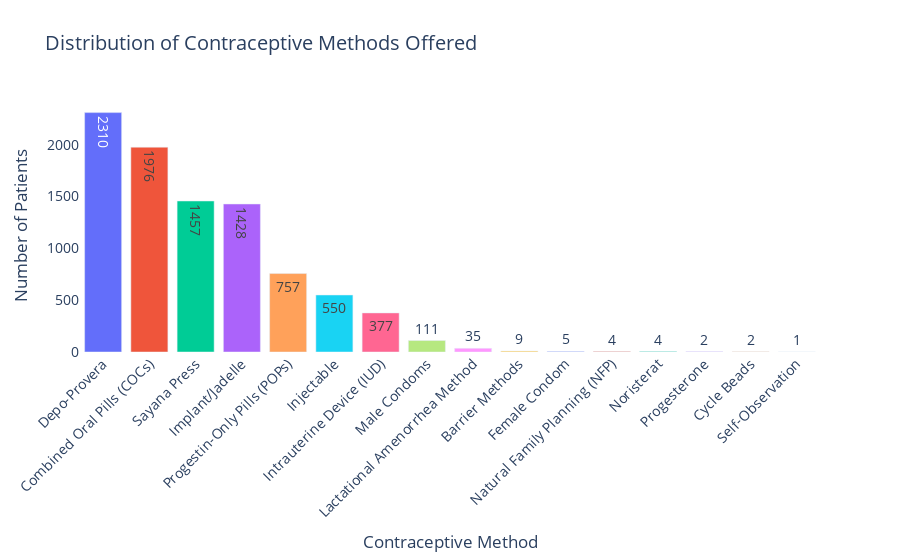

Notebook source saved alongside this figure:
### Markdown cell above
## Distribution of Contraceptive Methods Offered

### Code cell
# Get value counts of 'method_offered'
method_counts = df_filtered['method_offered'].value_counts().reset_index()
method_counts.columns = ['Method Offered', 'Count']


fig = px.bar(method_counts,
             x='Method Offered',
             y='Count',
             title='Distribution of Contraceptive Methods Offered',
             labels={'Method Offered': 'Contraceptive Method', 'Count': 'Number of Patients'},
             color='Method Offered', 
             text='Count')


fig.update_layout(
    xaxis_tickangle=-45,   
    showlegend=False,      
    plot_bgcolor='white',
    font=dict(size=14)
)

# Display the plot
fig.show()

### Figure 1 — Plotly figure (JSON) as saved in the notebook; plotly's stock layout.template omitted (floating-point values rounded to 4 significant figures)
{"data": [{"alignmentgroup": "True", "hovertemplate": "Contraceptive Method=%{x}<br>Number of Patients=%{text}<extra></extra>", "legendgroup": "Depo-Provera", "marker": {"color": "#636efa", "pattern": {"shape": ""}}, "name": "Depo-Provera", "offsetgroup": "Depo-Provera", "orientation": "v", "showlegend": true, "text": [2310], "textposition": "auto", "type": "bar", "x": ["Depo-Provera"], "xaxis": "x", "y": [2310], "yaxis": "y"}, {"alignmentgroup": "True", "hovertemplate": "Contraceptive Method=%{x}<br>Number of Patients=%{text}<extra></extra>", "legendgroup": "Combined Oral Pills (COCs)", "marker": {"color": "#EF553B", "pattern": {"shape": ""}}, "name": "Combined Oral Pills (COCs)", "offsetgroup": "Combined Oral Pills (COCs)", "orientation": "v", "showlegend": true, "text": [1976], "textposition": "auto", "type": "bar", "x": ["Combined Oral Pills (COCs)"], "xaxis": "x", "y": [1976], "yaxis": "y"}, {"alignmentgroup": "True", "hovertemplate": "Contraceptive Method=%{x}<br>Number of Patients=%{text}<extra></extra>", "legendgroup": "Sayana Press", "marker": {"color": "#00cc96", "pattern": {"shape": ""}}, "name": "Sayana Press", "offsetgroup": "Sayana Press", "orientation": "v", "showlegend": true, "text": [1457], "textposition": "auto", "type": "bar", "x": ["Sayana Press"], "xaxis": "x", "y": [1457], "yaxis": "y"}, {"alignmentgroup": "True", "hovertemplate": "Contraceptive Method=%{x}<br>Number of Patients=%{text}<extra></extra>", "legendgroup": "Implant/Jadelle", "marker": {"color": "#ab63fa", "pattern": {"shape": ""}}, "name": "Implant/Jadelle", "offsetgroup": "Implant/Jadelle", "orientation": "v", "showlegend": true, "text": [1428], "textposition": "auto", "type": "bar", "x": ["Implant/Jadelle"], "xaxis": "x", "y": [1428], "yaxis": "y"}, {"alignmentgroup": "True", "hovertemplate": "Contraceptive Method=%{x}<br>Number of Patients=%{text}<extra></extra>", "legendgroup": "Progestin-Only Pills (POPs)", "marker": {"color": "#FFA15A", "pattern": {"shape": ""}}, "name": "Progestin-Only Pills (POPs)", "offsetgroup": "Progestin-Only Pills (POPs)", "orientation": "v", "showlegend": true, "text": [757], "textposition": "auto", "type": "bar", "x": ["Progestin-Only Pills (POPs)"], "xaxis": "x", "y": [757], "yaxis": "y"}, {"alignmentgroup": "True", "hovertemplate": "Contraceptive Method=%{x}<br>Number of Patients=%{text}<extra></extra>", "legendgroup": "Injectable", "marker": {"color": "#19d3f3", "pattern": {"shape": ""}}, "name": "Injectable", "offsetgroup": "Injectable", "orientation": "v", "showlegend": true, "text": [550], "textposition": "auto", "type": "bar", "x": ["Injectable"], "xaxis": "x", "y": [550], "yaxis": "y"}, {"alignmentgroup": "True", "hovertemplate": "Contraceptive Method=%{x}<br>Number of Patients=%{text}<extra></extra>", "legendgroup": "Intrauterine Device (IUD)", "marker": {"color": "#FF6692", "pattern": {"shape": ""}}, "name": "Intrauterine Device (IUD)", "offsetgroup": "Intrauterine Device (IUD)", "orientation": "v", "showlegend": true, "text": [377], "textposition": "auto", "type": "bar", "x": ["Intrauterine Device (IUD)"], "xaxis": "x", "y": [377], "yaxis": "y"}, {"alignmentgroup": "True", "hovertemplate": "Contraceptive Method=%{x}<br>Number of Patients=%{text}<extra></extra>", "legendgroup": "Male Condoms", "marker": {"color": "#B6E880", "pattern": {"shape": ""}}, "name": "Male Condoms", "offsetgroup": "Male Condoms", "orientation": "v", "showlegend": true, "text": [111], "textposition": "auto", "type": "bar", "x": ["Male Condoms"], "xaxis": "x", "y": [111], "yaxis": "y"}, {"alignmentgroup": "True", "hovertemplate": "Contraceptive Method=%{x}<br>Number of Patients=%{text}<extra></extra>", "legendgroup": "Lactational Amenorrhea Method", "marker": {"color": "#FF97FF", "pattern": {"shape": ""}}, "name": "Lactational Amenorrhea Method", "offsetgroup": "Lactational Amenorrhea Method", "orientation": "v", "showlegend": true, "text": [35], "textposition": "auto", "type": "bar", "x": ["Lactational Amenorrhea Method"], "xaxis": "x", "y": [35], "yaxis": "y"}, {"alignmentgroup": "True", "hovertemplate": "Contraceptive Method=%{x}<br>Number of Patients=%{text}<extra></extra>", "legendgroup": "Barrier Methods", "marker": {"color": "#FECB52", "pattern": {"shape": ""}}, "name": "Barrier Methods", "offsetgroup": "Barrier Methods", "orientation": "v", "showlegend": true, "text": [9], "textposition": "auto", "type": "bar", "x": ["Barrier Methods"], "xaxis": "x", "y": [9], "yaxis": "y"}, {"alignmentgroup": "True", "hovertemplate": "Contraceptive Method=%{x}<br>Number of Patients=%{text}<extra></extra>", "legendgroup": "Female Condom", "marker": {"color": "#636efa", "pattern": {"shape": ""}}, "name": "Female Condom", "offsetgroup": "Female Condom", "orientation": "v", "showlegend": true, "text": [5], "textposition": "auto", "type": "bar", "x": ["Female Condom"], "xaxis": "x", "y": [5], "yaxis": "y"}, {"alignmentgroup": "True", "hovertemplate": "Contraceptive Method=%{x}<br>Number of Patients=%{text}<extra></extra>", "legendgroup": "Natural Family Planning (NFP)", "marker": {"color": "#EF553B", "pattern": {"shape": ""}}, "name": "Natural Family Planning (NFP)", "offsetgroup": "Natural Family Planning (NFP)", "orientation": "v", "showlegend": true, "text": [4], "textposition": "auto", "type": "bar", "x": ["Natural Family Planning (NFP)"], "xaxis": "x", "y": [4], "yaxis": "y"}, {"alignmentgroup": "True", "hovertemplate": "Contraceptive Method=%{x}<br>Number of Patients=%{text}<extra></extra>", "legendgroup": "Noristerat", "marker": {"color": "#00cc96", "pattern": {"shape": ""}}, "name": "Noristerat", "offsetgroup": "Noristerat", "orientation": "v", "showlegend": true, "text": [4], "textposition": "auto", "type": "bar", "x": ["Noristerat"], "xaxis": "x", "y": [4], "yaxis": "y"}, {"alignmentgroup": "True", "hovertemplate": "Contraceptive Method=%{x}<br>Number of Patients=%{text}<extra></extra>", "legendgroup": "Progesterone", "marker": {"color": "#ab63fa", "pattern": {"shape": ""}}, "name": "Progesterone", "offsetgroup": "Progesterone", "orientation": "v", "showlegend": true, "text": [2], "textposition": "auto", "type": "bar", "x": ["Progesterone"], "xaxis": "x", "y": [2], "yaxis": "y"}, {"alignmentgroup": "True", "hovertemplate": "Contraceptive Method=%{x}<br>Number of Patients=%{text}<extra></extra>", "legendgroup": "Cycle Beads", "marker": {"color": "#FFA15A", "pattern": {"shape": ""}}, "name": "Cycle Beads", "offsetgroup": "Cycle Beads", "orientation": "v", "showlegend": true, "text": [2], "textposition": "auto", "type": "bar", "x": ["Cycle Beads"], "xaxis": "x", "y": [2], "yaxis": "y"}, {"alignmentgroup": "True", "hovertemplate": "Contraceptive Method=%{x}<br>Number of Patients=%{text}<extra></extra>", "legendgroup": "Self-Observation", "marker": {"color": "#19d3f3", "pattern": {"shape": ""}}, "name": "Self-Observation", "offsetgroup": "Self-Observation", "orientation": "v", "showlegend": true, "text": [1], "textposition": "auto", "type": "bar", "x": ["Self-Observation"], "xaxis": "x", "y": [1], "yaxis": "y"}], "layout": {"autosize": true, "barmode": "relative", "font": {"size": 14}, "legend": {"title": {"text": "Contraceptive Method"}, "tracegroupgap": 0}, "plot_bgcolor": "white", "showlegend": false, "title": {"text": "Distribution of Contraceptive Methods Offered"}, "xaxis": {"anchor": "y", "autorange": true, "categoryarray": ["Depo-Provera", "Combined Oral Pills (COCs)", "Sayana Press", "Implant/Jadelle", "Progestin-Only Pills (POPs)", "Injectable", "Intrauterine Device (IUD)", "Male Condoms", "Lactational Amenorrhea Method", "Barrier Methods", "Female Condom", "Natural Family Planning (NFP)", "Noristerat", "Progesterone", "Cycle Beads", "Self-Observation"], "categoryorder": "array", "domain": [0, 1], "range": [-0.5, 15.5], "tickangle": -45, "title": {"text": "Contraceptive Method"}, "type": "category"}, "yaxis": {"anchor": "x", "autorange": true, "domain": [0, 1], "range": [0, 2432.0], "title": {"text": "Number of Patients"}, "type": "linear"}}}
